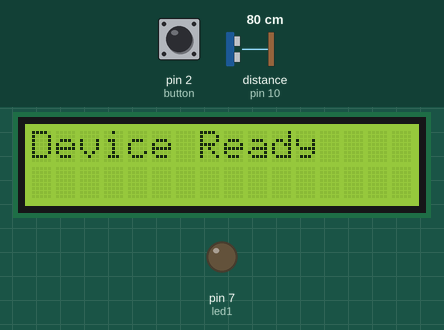
This sketch was run on a simulated Arduino Uno, built with avr-gcc and run on an emulated ATmega328P. On the bench: 16×2 character LCD, output pins drawn as LEDs (lit = HIGH). Wiring (inferred from the names in the program): ultrasonic range finder: trigger pin 9; echo pin 10. The inputs (shaded band) are chosen by the test bench; at power-on: pin 2 (button) LOW, distance to the obstacle (sensor on pin 10) 80 cm. The echo pulse lasts 58.3 µs per cm; pins used as bus, display or sensor lines are not drawn.

Above: at 1.2 s.
1.3 s: pin 2 (button) pulled HIGH for 0.15 s
At 2.6 s:
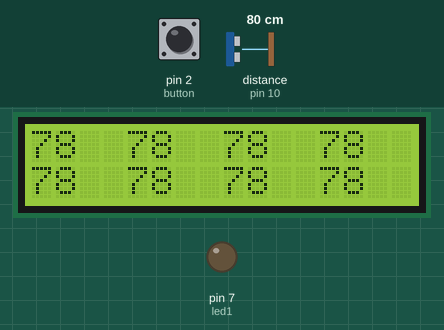
2.9 s: pin 2 (button) pulled HIGH for 1 s
At 3.7 s:
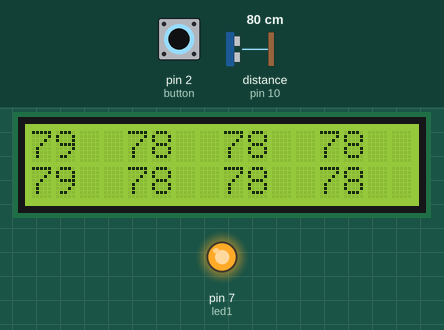
5.4 s: pin 2 (button) pulled HIGH for 3.2 s
At 9.0 s:
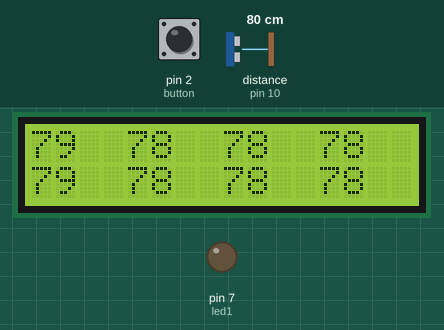
Timing chart, 0 to 10.5 s (numbered marks = the images above; inputs shaded):
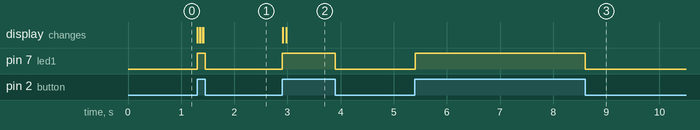

The sketch:

Ultrasonic_LED.ino
```cpp
/*
Hardware Setup
Ultrasonic sensor echo pin is connected to pin 9 (TRIG) and 10 (ECHO)
Button is connected to pin 2
LCD RS(pin 12), E(pin 8), D4(pin 6), D5(pin 3), D6(pin 5), D7(pin 4)
Red LED (pin 7)
White LED (pin 11)
Button (pin 2)
*/

#include <LiquidCrystal.h>

int led1 = 7;
int led2 = 11;
const int trigPin = 9;
const int echoPin = 10;
long duration;
int distance;
const int button = 2;
int buttonState = 0;
const int rs = 12, en = 8, d4 = 6, d5 = 3, d6 = 5, d7 = 4;
LiquidCrystal lcd(rs, en, d4, d5, d6,d7);

void setup(){
Serial.begin(9600);
lcd.begin(16,2); //Sets columns and rows
lcd.print("Device Ready"); //Prints this message on startup
pinMode(button,INPUT);
pinMode(trigPin, OUTPUT);
pinMode(echoPin, INPUT);
pinMode(led1, OUTPUT);
}

void loop(){
lcd.display();
UltraSonic_Sensor();
buttonState = digitalRead(button);
if (buttonState== HIGH){ //When button is pushed, the device will operate
if (distance < 1000){ //If the sensor detects an object within those units of bytes calculated the following code will run
  digitalWrite(led1, HIGH); //Appropriate distance needed for measurements can be changed in the if (conditions) loop
  lcd.println(distance); //Prints the distance on the LCD screen
}
else{
  digitalWrite(led1,LOW);
  Avoid(); //When an object is not detected it runs the Avoid() method
}
}
else{ //Shuts off components when not in use
 OFF();
}
} //End of nested loop

//Blinks the white LED when an object is not detected
int Avoid(){
  digitalWrite(led2, HIGH);
  delay(200);
  digitalWrite(led2, LOW);
  delay(200);
}

//Method for all ultrasonic code
void UltraSonic_Sensor(){
digitalWrite(trigPin, LOW);
delayMicroseconds(2);
digitalWrite(trigPin, HIGH);
delayMicroseconds(10);
digitalWrite(trigPin, LOW);
duration = pulseIn(echoPin, HIGH);
distance = duration*0.034/2; //Calculates the distance one way
}

//Method to shutoff led and sensor when the button is not pushed
void OFF(){
  digitalWrite(led1, LOW);
  digitalWrite(led2, LOW);
  digitalWrite(trigPin, LOW);
  digitalWrite(echoPin, LOW);
}
```

Measured:
- after the input at 1.3 s, pin 7 (led1): LOW → HIGH at once, → LOW 0.15 s later; the display: first changes at once (image 1 shows a later state)
- after the input at 2.9 s, pin 7 (led1): LOW → HIGH at once, → LOW 1.0 s later; the display: first changes at once (image 2 shows a later state)
- after the input at 5.4 s, pin 7 (led1): LOW → HIGH at once, → LOW 3.2 s later
